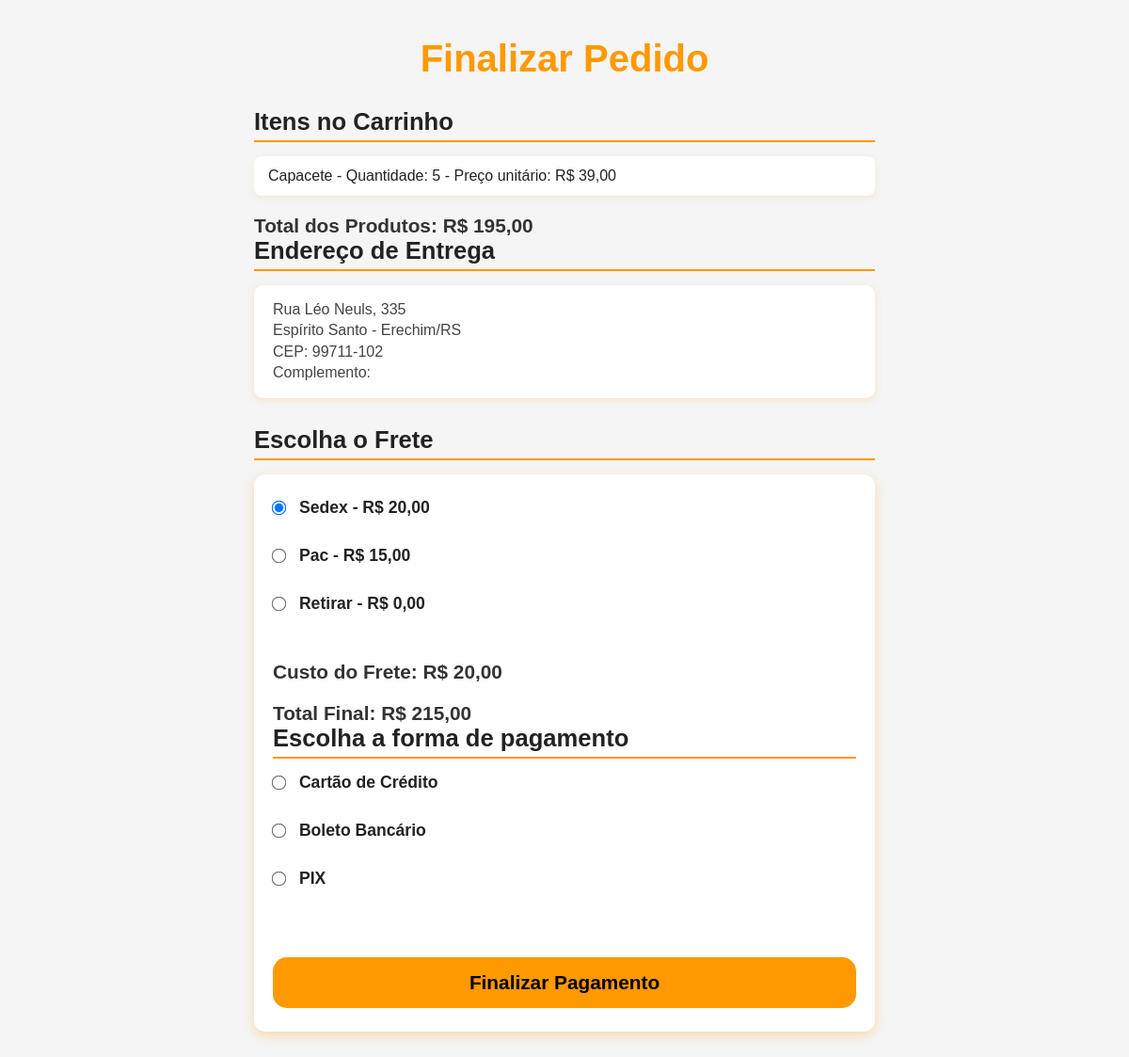
/src/php/views/finalizar.php (signed in), run on the app's committed database.
### tables this page shows
CREATE TABLE `carrinho` (
  `id_carrinho` int(11) NOT NULL,
  `id_usuario` int(11) DEFAULT NULL,
  `id_produto` int(11) DEFAULT NULL,
  `quantidade` int(11) DEFAULT 1,
  `data_adicionado` datetime DEFAULT current_timestamp()
);

CREATE TABLE `produtos` (
  `id_produto` int(11) NOT NULL,
  `id_categoria` int(11) DEFAULT NULL,
  `nome` varchar(255) DEFAULT NULL,
  `descricao` text DEFAULT NULL,
  `preco` decimal(10,2) DEFAULT NULL,
  `estoque` int(11) DEFAULT 0,
  `image_url` varchar(255) DEFAULT NULL,
  `data_criacao` datetime DEFAULT current_timestamp()
);

CREATE TABLE `enderecos` (
  `id_endereco` int(11) NOT NULL,
  `id_usuario` int(11) DEFAULT NULL,
  `numero` varchar(255) DEFAULT NULL,
  `cep` varchar(255) DEFAULT NULL,
  `rua` varchar(255) DEFAULT NULL,
  `bairro` varchar(255) DEFAULT NULL,
  `cidade` varchar(255) DEFAULT NULL,
  `estado` varchar(255) DEFAULT NULL,
  `complemento` varchar(255) DEFAULT NULL,
  `padrao` tinyint(1) DEFAULT 0
);

### src/php/views/finalizar.php (the view, shortened to what this page needs)
<?php
$id_usuario = $_SESSION['usuario_id'];
$conexao = new Conexao();
$db = $conexao->getConnection();
$sql = "
    SELECT c.id_produto, c.quantidade, p.preco, p.nome
    FROM carrinho c
    JOIN produtos p ON c.id_produto = p.id_produto
    WHERE c.id_usuario = :id_usuario
";
$stmt = $db->prepare($sql);
$stmt->bindParam(':id_usuario', $id_usuario);
$stmt->execute();
$itens = $stmt->fetchAll(PDO::FETCH_ASSOC);
$totalProdutos = 0;
foreach ($itens as $item) {
    $totalProdutos += $item['preco'] * $item['quantidade'];
}
$sqlEndereco = "
    SELECT * FROM enderecos WHERE id_usuario = :id_usuario AND padrao = 1 LIMIT 1
";
$stmtEndereco = $db->prepare($sqlEndereco);
$stmtEndereco->bindParam(':id_usuario', $id_usuario);
$stmtEndereco->execute();
$endereco = $stmtEndereco->fetch(PDO::FETCH_ASSOC);
$fretes = [
    'sedex' => 20.00,
    'pac' => 15.00,
    'retirar' => 0.00
];
?>
<!DOCTYPE html>
<html lang="pt-br">
<head>
    <link rel="stylesheet" href="../../css/styleFinalizar.css">
</head>
<body>
    <h1>Finalizar Pedido</h1>
    <h2>Itens no Carrinho</h2>
    <ul>
        <?php foreach ($itens as $item): ?>
            <li><?= htmlspecialchars($item['nome']) ?> - Quantidade: <?= $item['quantidade'] ?> - Preço unitário: R$ <?= number_format($item['preco'], 2, ',', '.') ?></li>
        <?php endforeach; ?>
    </ul>
    <h3>Total dos Produtos: R$ <?= number_format($totalProdutos, 2, ',', '.') ?></h3>
    <h2>Endereço de Entrega</h2>
    <p>
        <?= htmlspecialchars($endereco['rua']) ?>, <?= htmlspecialchars($endereco['numero']) ?><br>
        <?= htmlspecialchars($endereco['bairro']) ?> - <?= htmlspecialchars($endereco['cidade']) ?>/<?= htmlspecialchars($endereco['estado']) ?><br>
        CEP: <?= htmlspecialchars($endereco['cep']) ?><br>
        Complemento: <?= htmlspecialchars($endereco['complemento']) ?>
    </p>
    <h2>Escolha o Frete</h2>
    <form action="../controllers/pagamento.php" method="post" id="form-finalizar">
        <?php foreach ($fretes as $nome => $valor): ?>
            <label>
                <input
                  type="radio"
                  name="frete"
                  value="<?= $nome ?>"
                  data-valor="<?= $valor ?>"
                  required
                  <?= $nome === 'sedex' ? 'checked' : '' ?>
                />
                <?= ucfirst($nome) ?> - R$ <?= number_format($valor, 2, ',', '.') ?>
            </label><br>
        <?php endforeach; ?>
        <h3>Custo do Frete: <span id="total-frete">R$ 0,00</span></h3>
        <h3>Total Final: <span id="total-final">R$ 0,00</span></h3>
        <h2>Escolha a forma de pagamento</h2>
        <label>
            <input type="radio" name="forma_pagamento" value="cartão" required /> Cartão de Crédito
        </label><br>
        <label>
            <input type="radio" name="forma_pagamento" value="boleto" /> Boleto Bancário
        </label><br>
        <label>
            <input type="radio" name="forma_pagamento" value="pix" /> PIX
        </label><br><br>
        <button type="submit">Finalizar Pagamento</button>
    </form>
</body>
</html>

### src/css/styleFinalizar.css (style rules this page uses)
* { margin: 0; padding: 0; box-sizing: border-box; }
body { font-family: Arial, sans-serif; background-color: #f5f5f5; padding: 40px 20px; max-width: 700px; margin: 0 auto; color: #222; }
h1 { font-size: 2.5rem; text-align: center; margin-bottom: 30px; color: #FF9900; font-weight: bold; }
h2 { font-size: 1.6rem; margin-bottom: 15px; border-bottom: 2px solid #FF9900; padding-bottom: 5px; }
h3 { font-size: 1.3rem; margin-top: 20px; font-weight: bold; color: #333; }
ul { list-style: none; margin-bottom: 20px; }
ul li { background: white; padding: 12px 15px; margin-bottom: 8px; border-radius: 8px; box-shadow: 0 2px 6px rgba(255, 153, 0, 0.15); font-size: 1rem; display: flex; justify-content: space-between; align-items: center; }
p { background: white; padding: 15px 20px; border-radius: 10px; box-shadow: 0 2px 8px rgba(255, 153, 0, 0.2); font-size: 1rem; line-height: 1.4; color: #444; margin-bottom: 30px; }
form { background: white; padding: 25px 20px; border-radius: 12px; box-shadow: 0 4px 12px rgba(255, 153, 0, 0.3); }
label { display: block; font-weight: 600; font-size: 1.1rem; margin-bottom: 12px; cursor: pointer; color: #222; transition: color 0.3s; }
input[type="radio"] { margin-right: 10px; transform: scale(1.2); vertical-align: middle; cursor: pointer; }
button { margin-top: 25px; width: 100%; padding: 15px; font-size: 1.3rem; font-weight: bold; background-color: #FF9900; border: none; border-radius: 15px; color: #000; cursor: pointer; transition: background-color 0.3s ease; }
form label { display: block; font-weight: 600; font-size: 1.1rem; margin-bottom: 12px; cursor: pointer; color: #222; transition: color 0.3s; }

### data on the page
carrinho: id_produto.nome "Capacete", quantidade "5", id_produto.preco "39,00"
enderecos: rua "Rua Léo Neuls", numero "335", bairro "Espírito Santo", cidade "Erechim", estado "RS", cep "99711-102"

### other printed values
$totalProdutos "195,00"
$nome "Sedex"
$valor "20,00"
$nome "Pac"
$valor "15,00"
$nome "Retirar"
$valor "0,00"
